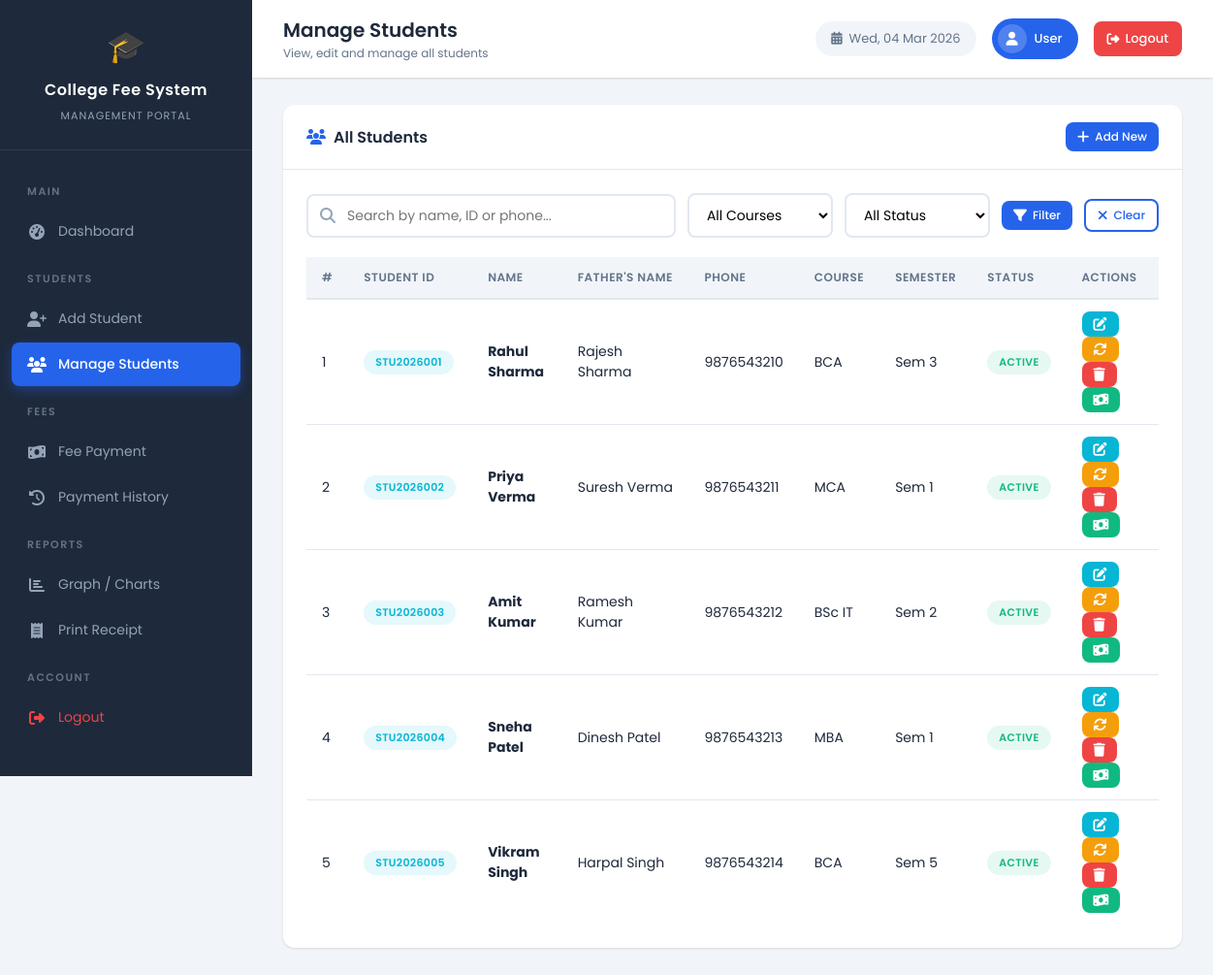
The page /manage_students.php (signed in) on the database its author committed.
### tables this page shows
CREATE TABLE IF NOT EXISTS students (
    id INT AUTO_INCREMENT PRIMARY KEY,
    student_id VARCHAR(20) UNIQUE NOT NULL,
    name VARCHAR(100) NOT NULL,
    father_name VARCHAR(100) NOT NULL,
    email VARCHAR(100),
    phone VARCHAR(20) NOT NULL,
    course VARCHAR(100) NOT NULL,
    semester INT NOT NULL DEFAULT 1,
    admission_date DATE NOT NULL,
    address TEXT,
    status ENUM('active', 'inactive') DEFAULT 'active',
    created_at TIMESTAMP DEFAULT CURRENT_TIMESTAMP,
    updated_at TIMESTAMP DEFAULT CURRENT_TIMESTAMP ON UPDATE CURRENT_TIMESTAMP
);

### manage_students.php (the view, shortened to what this page needs)
<?php
require_once 'config/database.php';
$search = isset($_GET['search']) ? sanitize($conn, $_GET['search']) : '';
$where = "WHERE 1=1";
$students = $conn->query("SELECT * FROM students $where ORDER BY created_at DESC");
?>
<!DOCTYPE html>
<html lang="en">
<head>
    <link rel="stylesheet" href="assets/css/style.css">
    <link rel="stylesheet" href="https://cdnjs.cloudflare.com/ajax/libs/font-awesome/6.4.0/css/all.min.css">
</head>
<body>
    <?php include 'includes/sidebar.php'; ?>
    <div class="main-content">
        <?php include 'includes/topbar.php'; ?>
        <div class="page-wrapper">
            <div class="content-card animate-in">
                <div class="card-header">
                    <h3><i class="fas fa-users"></i> All Students</h3>
                    <a href="add_student.php" class="btn btn-primary btn-sm">
                        <i class="fas fa-plus"></i> Add New
                    </a>
                </div>
                <div class="card-body">
                    <form method="GET" class="filter-bar">
                        <div class="search-box">
                            <i class="fas fa-search"></i>
                            <input type="text" name="search" placeholder="Search by name, ID or phone..." value="<?php echo htmlspecialchars($search); ?>">
                        </div>
                        <select name="course">
                            <option value="">All Courses</option>
                        </select>
                        <select name="status">
                            <option value="">All Status</option>
                        </select>
                        <button type="submit" class="btn btn-primary btn-sm"><i class="fas fa-filter"></i> Filter</button>
                        <a href="manage_students.php" class="btn btn-outline btn-sm"><i class="fas fa-times"></i> Clear</a>
                    </form>
                    <div class="table-responsive">
                        <table>
                            <thead>
                                <tr>
                                    <th>#</th>
                                    <th>Student ID</th>
                                    <th>Name</th>
                                    <th>Father's Name</th>
                                    <th>Phone</th>
                                    <th>Course</th>
                                    <th>Semester</th>
                                    <th>Status</th>
                                    <th>Actions</th>
                                </tr>
                            </thead>
                            <tbody>
                                <?php if($students->num_rows > 0): $i=0; ?>
                                    <?php while($row = $students->fetch_assoc()): $i++; ?>
                                    <tr>
                                        <td><?php echo $i; ?></td>
                                        <td><span class="badge badge-info"><?php echo $row['student_id']; ?></span></td>
                                        <td><strong><?php echo htmlspecialchars($row['name']); ?></strong></td>
                                        <td><?php echo htmlspecialchars($row['father_name']); ?></td>
                                        <td><?php echo htmlspecialchars($row['phone']); ?></td>
                                        <td><?php echo htmlspecialchars($row['course']); ?></td>
                                        <td>Sem <?php echo $row['semester']; ?></td>
                                        <td>
                                            <span class="badge <?php echo $row['status'] == 'active' ? 'badge-success' : 'badge-danger'; ?>">
                                                <?php echo ucfirst($row['status']); ?>
                                            </span>
                                        </td>
                                        <td>
                                            <a href="?edit=<?php echo $row['student_id']; ?>" class="btn btn-info btn-sm" title="Edit">
                                                <i class="fas fa-edit"></i>
                                            </a>
                                            <a href="?toggle=<?php echo $row['student_id']; ?>" class="btn btn-warning btn-sm" title="Toggle Status">
                                                <i class="fas fa-sync"></i>
                                            </a>
                                            <a href="?delete=<?php echo $row['student_id']; ?>" class="btn btn-danger btn-sm"
                                               onclick="return confirm('Are you sure you want to delete this student?');" title="Delete">
                                                <i class="fas fa-trash"></i>
                                            </a>
                                            <a href="fee_payment.php?sid=<?php echo $row['student_id']; ?>" class="btn btn-success btn-sm" title="Pay Fee">
                                                <i class="fas fa-money-bill-wave"></i>
                                            </a>
                                        </td>
                                    </tr>
                                    <?php endwhile; ?>
                                <?php endif; ?>
                            </tbody>
                        </table>
                    </div>
                </div>
            </div>
        </div>
    </div>
</body>
</html>

### assets/css/style.css (style rules this page uses)
:root { --primary: #2563eb; --primary-light: #3b82f6; --primary-dark: #1d4ed8; --secondary: #0ea5e9; --sidebar-bg: #1e293b; --sidebar-hover: #334155; --sidebar-active: #2563eb; --white: #ffffff; --light-bg: #f1f5f9; --card-bg: #ffffff; --text-dark: #1e293b; --text-muted: #64748b; --text-light: #94a3b8; --border: #e2e8f0; --success: #10b981; --warning: #f59e0b; --danger: #ef4444; --info: #06b6d4; --purple: #8b5cf6; --pink: #ec4899; --shadow: 0 1px 3px rgba(0,0,0,0.08), 0 1px 2px rgba(0,0,0,0.06); --shadow-md: 0 4px 6px -1px rgba(0,0,0,0.1), 0 2px 4px -1px rgba(0,0,0,0.06); --shadow-lg: 0 10px 15px -3px rgba(0,0,0,0.1), 0 4px 6px -2px rgba(0,0,0,0.05); --radius: 12px; --radius-sm: 8px; --transition: all 0.3s ease; }
* { margin: 0; padding: 0; box-sizing: border-box; }
body { font-family: 'Poppins', sans-serif; background: var(--light-bg); color: var(--text-dark); display: flex; min-height: 100vh; }
a { text-decoration: none; color: inherit; }
.main-content { margin-left: 260px; flex: 1; min-height: 100vh; }
.page-wrapper { padding: 28px 32px; }
.content-card { background: var(--card-bg); border-radius: var(--radius); box-shadow: var(--shadow); margin-bottom: 24px; overflow: hidden; }
.content-card .card-header { padding: 18px 24px; border-bottom: 1px solid var(--border); display: flex; align-items: center; justify-content: space-between; }
.content-card .card-header h3 { font-size: 16px; font-weight: 600; color: var(--text-dark); display: flex; align-items: center; gap: 8px; }
.content-card .card-header h3 i { color: var(--primary); }
.content-card .card-body { padding: 24px; }
.table-responsive { overflow-x: auto; }
table { width: 100%; border-collapse: collapse; }
table thead th { background: var(--light-bg); padding: 12px 16px; text-align: left; font-size: 12px; font-weight: 600; text-transform: uppercase; letter-spacing: 0.5px; color: var(--text-muted); border-bottom: 2px solid var(--border); white-space: nowrap; }
table tbody td { padding: 12px 16px; font-size: 14px; border-bottom: 1px solid var(--border); color: var(--text-dark); }
table tbody tr:last-child td { border-bottom: none; }
.badge { display: inline-block; padding: 4px 12px; border-radius: 20px; font-size: 11px; font-weight: 600; text-transform: uppercase; letter-spacing: 0.3px; }
.badge-success { background: rgba(16,185,129,0.1); color: var(--success); }
.badge-info { background: rgba(6,182,212,0.1); color: var(--info); }
.btn { display: inline-flex; align-items: center; gap: 6px; padding: 10px 20px; border: none; border-radius: var(--radius-sm); font-size: 13px; font-weight: 500; cursor: pointer; transition: var(--transition); font-family: 'Poppins', sans-serif; text-decoration: none; }
.btn i { font-size: 14px; }
.btn-primary { background: var(--primary); color: var(--white); }
.btn-success { background: var(--success); color: var(--white); }
.btn-danger { background: var(--danger); color: var(--white); }
.btn-warning { background: var(--warning); color: var(--white); }
.btn-info { background: var(--info); color: var(--white); }
.btn-sm { padding: 6px 12px; font-size: 12px; }
.btn-outline { background: transparent; border: 2px solid var(--primary); color: var(--primary); }
.filter-bar { display: flex; gap: 12px; margin-bottom: 20px; flex-wrap: wrap; align-items: center; }
.filter-bar .search-box { flex: 1; min-width: 200px; position: relative; }
.filter-bar .search-box input { width: 100%; padding: 10px 14px 10px 40px; border: 2px solid var(--border); border-radius: var(--radius-sm); font-size: 14px; font-family: 'Poppins', sans-serif; transition: var(--transition); }
.filter-bar .search-box i { position: absolute; left: 14px; top: 50%; transform: translateY(-50%); color: var(--text-light); }
.filter-bar select { padding: 10px 14px; border: 2px solid var(--border); border-radius: var(--radius-sm); font-size: 14px; font-family: 'Poppins', sans-serif; cursor: pointer; background: var(--white); min-width: 150px; }
.animate-in { animation: fadeInUp 0.4s ease forwards; }

### rows shown on the page
students: student "STU2026001", name "Rahul Sharma", father_name "Rajesh Sharma", phone "9876543210", course "BCA", semester "3", status "ACTIVE"
students: student "STU2026002", name "Priya Verma", father_name "Suresh Verma", phone "9876543211", course "MCA", semester "1", status "ACTIVE"
students: student "STU2026003", name "Amit Kumar", father_name "Ramesh Kumar", phone "9876543212", course "BSc IT", semester "2", status "ACTIVE"
students: student "STU2026004", name "Sneha Patel", father_name "Dinesh Patel", phone "9876543213", course "MBA", semester "1", status "ACTIVE"
students: student "STU2026005", name "Vikram Singh", father_name "Harpal Singh", phone "9876543214", course "BCA", semester "5", status "ACTIVE"

### other values the page prints
$page_title "Manage Students"
$page_subtitle "View, edit and manage all students"
$_SESSION['admin_user'] "User"
